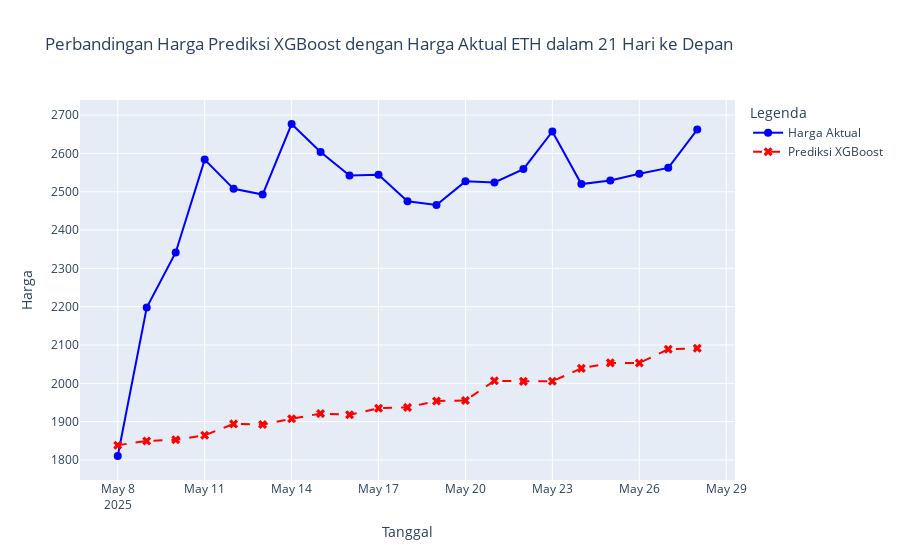

Source (notebook cell):
### Code cell
# df_future_dates = pd.read_csv('Prediction/eth-xgb-21d-price.csv')
# df_future_dates['date'] = pd.date_range(start='2025-05-08', periods=len(df_future_dates))
# df_future_dates.set_index('date', inplace=True)

df_future_dates = predicted_future_X.copy()

start_date = df_future_dates.index[0]

evaluate_and_plot_prediction('XGBoost', df_future_dates, 'price_pred_xgb', 'eth-usd-max_21days.csv', N_FUTURE_PERIODS, start_date, 'ETH')
